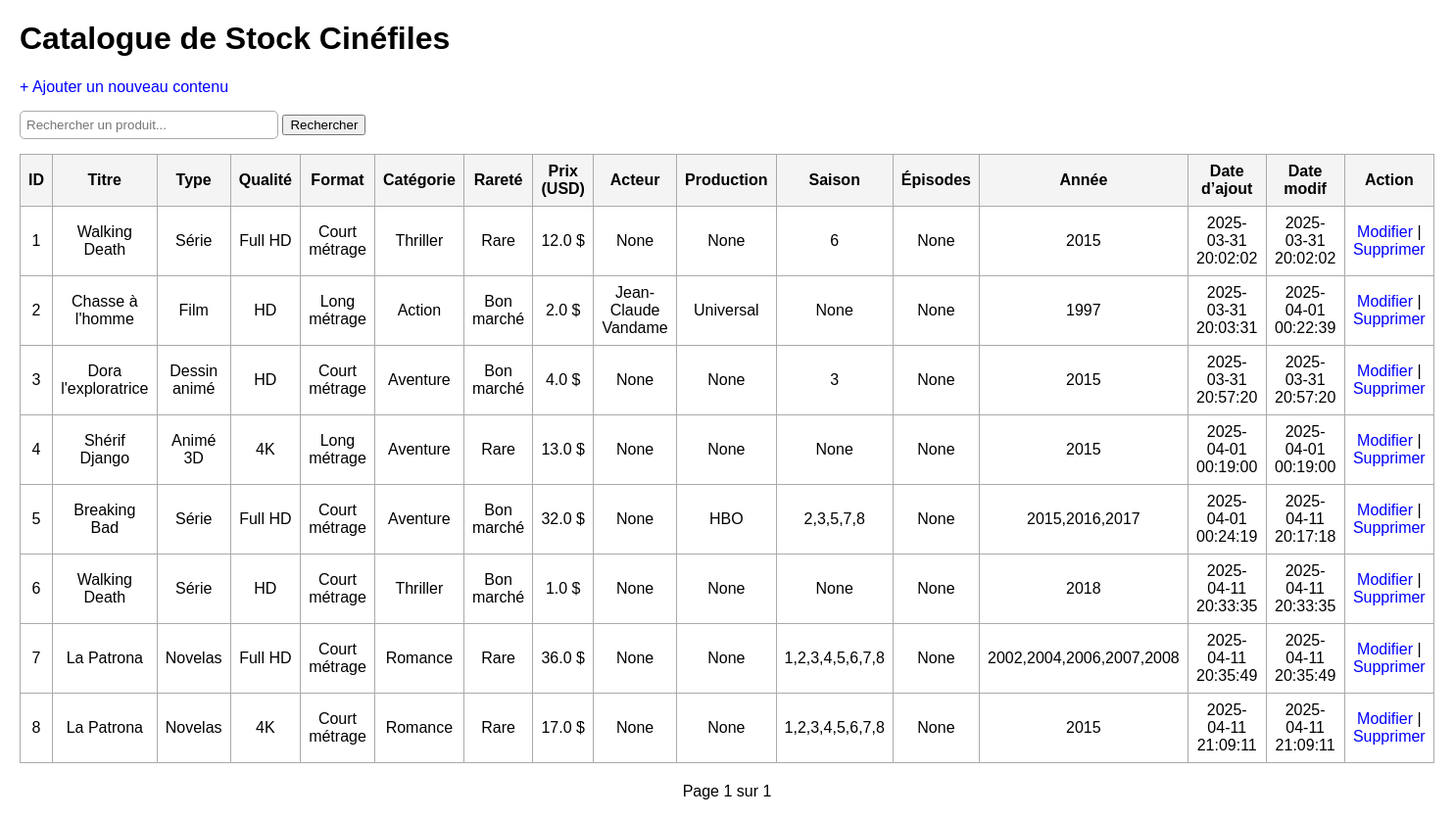
Page /stock/ on the earlier database version.
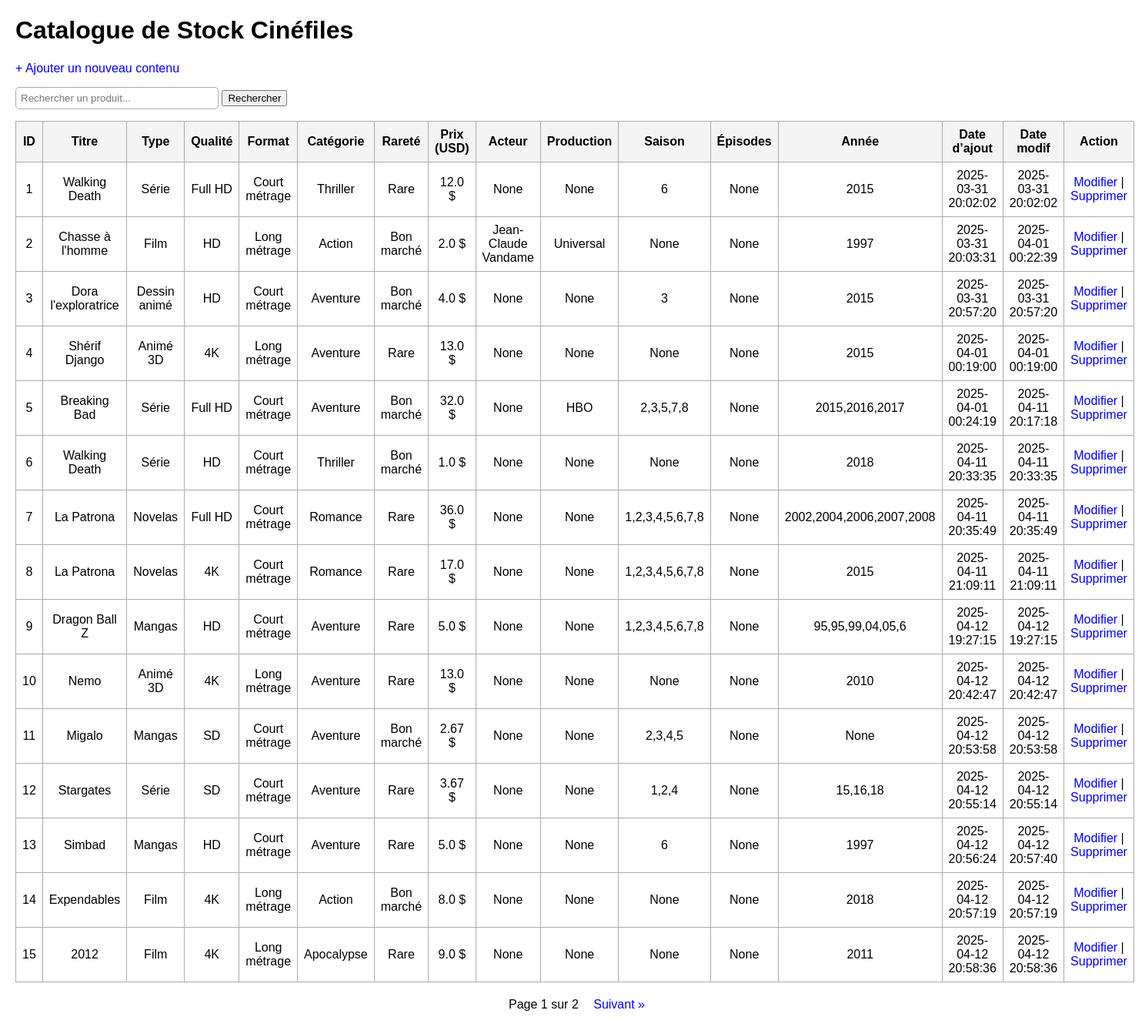
Same page on the later database version.
### tables this page shows
CREATE TABLE stock (
    id INTEGER PRIMARY KEY AUTOINCREMENT,
    titre TEXT,
    type TEXT,
    qualite TEXT,
    format TEXT,
    categorie TEXT,
    rarete TEXT,
    prix REAL,
    acteur TEXT,
    production TEXT,
    saison TEXT,
    episodes TEXT,
    annee TEXT,
    date_ajout TEXT,
    date_modif TEXT
);

### routes/stock_routes.py (the view)
@stock_bp.route("/")
def index():
    try:
        page = int(request.args.get("page", 1))
    except ValueError:
        page = 1
    per_page = 15  # Nombre d'éléments par page
    offset = (page - 1) * per_page
    conn = sqlite3.connect(DB_NAME)
    conn.row_factory = sqlite3.Row
    c = conn.cursor()
    c.execute("SELECT COUNT(*) FROM stock")
    total = c.fetchone()[0]
    total_pages = (total + per_page - 1) // per_page
    c.execute("SELECT * FROM stock ORDER BY id ASC LIMIT ? OFFSET ?", (per_page, offset))
    rows = c.fetchall()
    conn.close()
    return render_template("index.html", rows=rows, page=page, total_pages=total_pages, recherche="")

### templates/index.html (shortened to what this page needs)
<!DOCTYPE html>
<html lang="fr">
<head>
</head>
<body>
    <h1>Catalogue de Stock Cinéfiles</h1>
    <a href="/stock/add">+ Ajouter un nouveau contenu</a>
    <form action="/stock/rechercher" method="get" style="margin: 15px 0;">
        <input type="text" name="q" placeholder="Rechercher un produit..." value="{{ recherche if recherche else '' }}">
        <button type="submit">Rechercher</button>
    </form>
    <table>
        <tr>
            <th>ID</th>
            <th>Titre</th>
            <th>Type</th>
            <th>Qualité</th>
            <th>Format</th>
            <th>Catégorie</th>
            <th>Rareté</th>
            <th>Prix (USD)</th>
            <th>Acteur</th>
            <th>Production</th>
            <th>Saison</th>
            <th>Épisodes</th>
            <th>Année</th>
            <th>Date d’ajout</th>
            <th>Date modif</th>
            <th>Action</th>
        </tr>
        {% for row in rows %}
        <tr>
            <td>{{ row[0] }}</td>
            <td>{{ row[1] }}</td>
            <td>{{ row[2] }}</td>
            <td>{{ row[3] }}</td>
            <td>{{ row[4] }}</td>
            <td>{{ row[5] }}</td>
            <td>{{ row[6] }}</td>
            <td>{{ row[7] }} $</td>
            <td>{{ row[8] }}</td>
            <td>{{ row[9] }}</td>
            <td>{{ row[10] }}</td>
            <td>{{ row[11] }}</td>
            <td>{{ row[12] }}</td>
            <td>{{ row[13] }}</td>
            <td>{{ row[14] }}</td>
            <td>
                <a href="/stock/modifier/{{ row[0] }}">Modifier</a> |
                <a href="/stock/delete/{{ row[0] }}" onclick="return confirm('Confirmer la suppression ?')">Supprimer</a>
            </td>
        </tr>
        {% endfor %}
</table>
<div class="pagination" style="margin-top: 20px; text-align: center;">
    <span style="margin: 0 15px;">Page {{ page }} sur {{ total_pages }}</span>
    {% if page < total_pages %}
        <a href="{{ url_for('stock.index', page=page+1) }}">Suivant &raquo;</a>
    {% endif %}
</div>
</body>
</html>

### templates/index.html (style rules this page uses)
body { font-family: Arial, sans-serif; margin: 20px; }
table { border-collapse: collapse; width: 100%; }
th, td { border: 1px solid #aaa; padding: 8px; text-align: center; }
th { background: #f4f4f4; }
a { text-decoration: none; color: blue; }
input[type="text"] { padding: 6px; width: 250px; border-radius: 5px; border: 1px solid #aaa; }

Differences in the rows shown:
added stock: id "9", titre "Dragon Ball Z", type "Mangas", qualite "HD", format "Court métrage", categorie "Aventure", rarete "Rare", prix "5.0", acteur "None", production "None", saison "1,2,3,4,5,6,7,8", episodes "None", annee "95,95,99,04,05,6", date_ajout "2025-04-12 19:27:15", date_modif "2025-04-12 19:27:15"
added stock: id "10", titre "Nemo", type "Animé 3D", qualite "4K", format "Long métrage", categorie "Aventure", rarete "Rare", prix "13.0", acteur "None", production "None", saison "None", episodes "None", annee "2010", date_ajout "2025-04-12 20:42:47", date_modif "2025-04-12 20:42:47"
added stock: id "11", titre "Migalo", type "Mangas", qualite "SD", format "Court métrage", categorie "Aventure", rarete "Bon marché", prix "2.67", acteur "None", production "None", saison "2,3,4,5", episodes "None", annee "None", date_ajout "2025-04-12 20:53:58", date_modif "2025-04-12 20:53:58"
added stock: id "12", titre "Stargates", type "Série", qualite "SD", format "Court métrage", categorie "Aventure", rarete "Rare", prix "3.67", acteur "None", production "None", saison "1,2,4", episodes "None", annee "15,16,18", date_ajout "2025-04-12 20:55:14", date_modif "2025-04-12 20:55:14"
added stock: id "13", titre "Simbad", type "Mangas", qualite "HD", format "Court métrage", categorie "Aventure", rarete "Rare", prix "5.0", acteur "None", production "None", saison "6", episodes "None", annee "1997", date_ajout "2025-04-12 20:56:24", date_modif "2025-04-12 20:57:40"
added stock: id "14", titre "Expendables", type "Film", qualite "4K", format "Long métrage", categorie "Action", rarete "Bon marché", prix "8.0", acteur "None", production "None", saison "None", episodes "None", annee "2018", date_ajout "2025-04-12 20:57:19", date_modif "2025-04-12 20:57:19"
added stock: id "15", titre "2012", type "Film", qualite "4K", format "Long métrage", categorie "Apocalypse", rarete "Rare", prix "9.0", acteur "None", production "None", saison "None", episodes "None", annee "2011", date_ajout "2025-04-12 20:58:36", date_modif "2025-04-12 20:58:36"
Other differences:
{{ total_pages }}: "1" → "2"
text now shown: "Suivant »"
